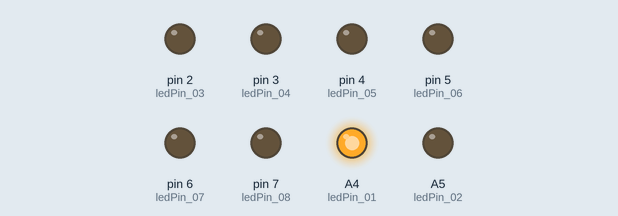
Simulated run of this sketch. Board: Arduino Uno, built with avr-gcc and run on an emulated ATmega328P. Shown: output pins drawn as LEDs (lit = HIGH).

Above: at 0.05 s.
At 0.95 s:
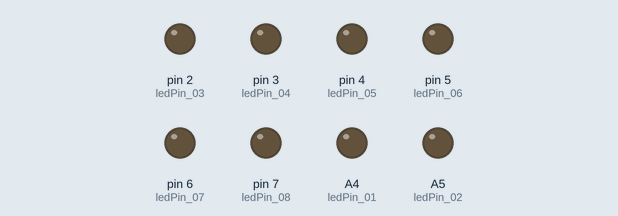
At 1.85 s:
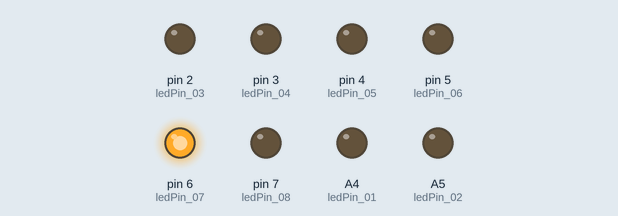
At 3.65 s:
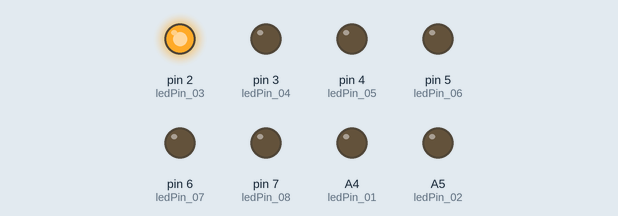
At 5.25 s:
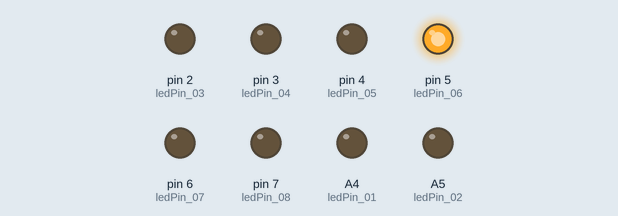
At 7.25 s:
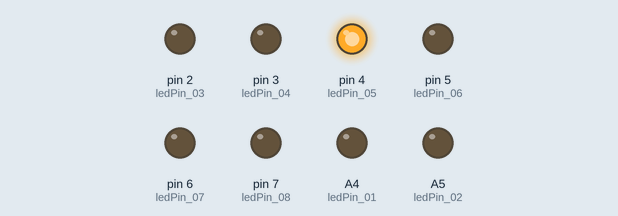
Timing chart, 0 to 7.5 s (numbered marks = the images above):
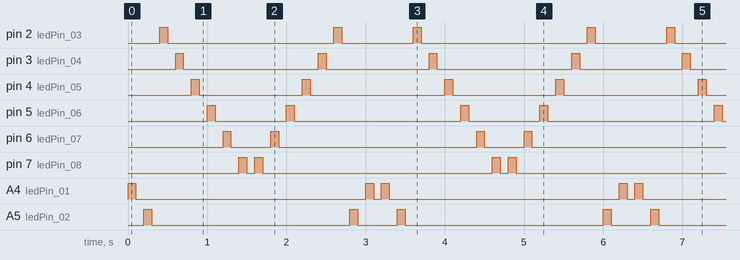

The sketch:

ForLoopIteration.ino
```cpp
int ledPin_01 = A4;
int ledPin_02 = A5;
int ledPin_03 = 2;
int ledPin_04 = 3;
int ledPin_05 = 4;
int ledPin_06 = 5;
int ledPin_07 = 6;
int ledPin_08 = 7;

int channels[] =
{
  ledPin_01, ledPin_02, ledPin_03, ledPin_04, ledPin_05, ledPin_06, ledPin_07, ledPin_08
};

int channel_count = 8;

int timer = 100;           // The higher the number, the slower the timing.

void setup()
{
  // use a for loop to initialize each pin as an output:
  for (int thisPin = 0; thisPin < channel_count; thisPin++)
  {
    pinMode(channels[thisPin], OUTPUT);
  }
}

void loop()
{
  // loop from the lowest pin to the highest:
  for (int thisPin = 0; thisPin < channel_count; thisPin++)
  {
    // turn the pin on:
    digitalWrite(channels[thisPin], HIGH);
    delay(timer);
    // turn the pin off:
    digitalWrite(channels[thisPin], LOW);
    delay(timer);
  }

  // loop from the highest pin to the lowest:
  for (int thisPin = (channel_count - 1); thisPin >= 0; thisPin--)
  {
    // turn the pin on:
    digitalWrite(channels[thisPin], HIGH);
    delay(timer);
    // turn the pin off:
    digitalWrite(channels[thisPin], LOW);
    delay(timer);
  }
}
```

Measured:
- by itself, pin 2 (ledPin_03): repeats every 3.2 s: LOW 2.1 s, HIGH 0.10 s, LOW 0.90 s, HIGH 0.10 s
- by itself, pin 3 (ledPin_04): repeats every 3.2 s: LOW 1.7 s, HIGH 0.10 s, LOW 1.3 s, HIGH 0.10 s
- by itself, pin 4 (ledPin_05): repeats every 3.2 s: LOW 1.3 s, HIGH 0.10 s, LOW 1.7 s, HIGH 0.10 s
- by itself, pin 5 (ledPin_06): repeats every 3.2 s: LOW 0.90 s, HIGH 0.10 s, LOW 2.1 s, HIGH 0.10 s
- by itself, pin 6 (ledPin_07): repeats every 3.2 s: LOW 0.50 s, HIGH 0.10 s, LOW 2.5 s, HIGH 0.10 s
- by itself, pin 7 (ledPin_08): repeats every 3.2 s: LOW 0.10 s, HIGH 0.10 s, LOW 2.9 s, HIGH 0.10 s
- by itself, A4 (ledPin_01): repeats every 3.2 s: LOW 2.9 s, HIGH 0.10 s, LOW 0.10 s, HIGH 0.10 s
- by itself, A5 (ledPin_02): repeats every 3.2 s: LOW 2.5 s, HIGH 0.10 s, LOW 0.50 s, HIGH 0.10 s
